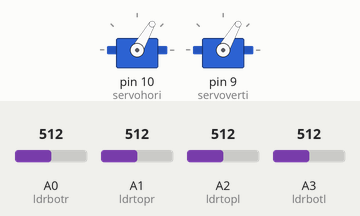
This sketch was run on a simulated Arduino Uno, built with avr-gcc and run on an emulated ATmega328P. Parts: 2 × servo. The inputs (shaded band) are chosen by the test bench; at power-on: A0 (ldrbotr) = 512, A3 (ldrbotl) = 512, A2 (ldrtopl) = 512, A1 (ldrtopr) = 512.

Above: at 1.7 s.
1.8 s: A0 (ldrbotr) set to 716
At 2.45 s:
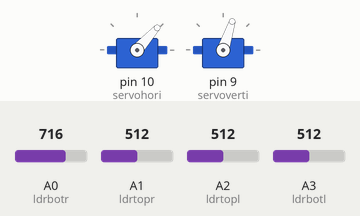
4.8 s: A3 (ldrbotl) set to 716
At 4.96 s:
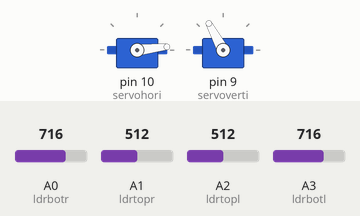
7.8 s: A2 (ldrtopl) set to 716
At 7.96 s:
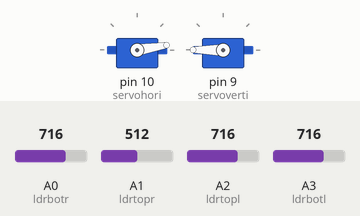
10.8 s: A1 (ldrtopr) set to 992
At 10.96 s:
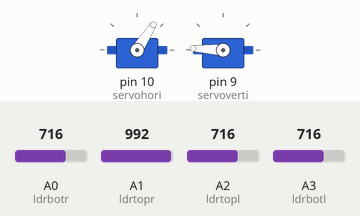
13.8 s: A0 (ldrbotr) set to 992
At 14.5 s:
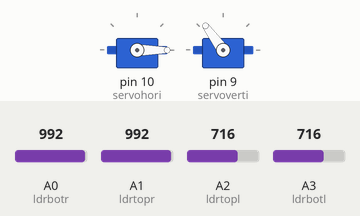
16.8 s: A2 (ldrtopl) set to 992
At 18.29 s:
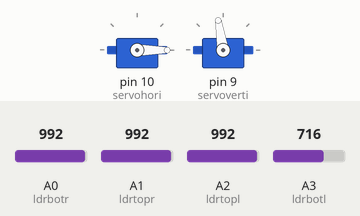
Timing chart, 0 to 23.1 s (numbered marks = the images above; inputs shaded):
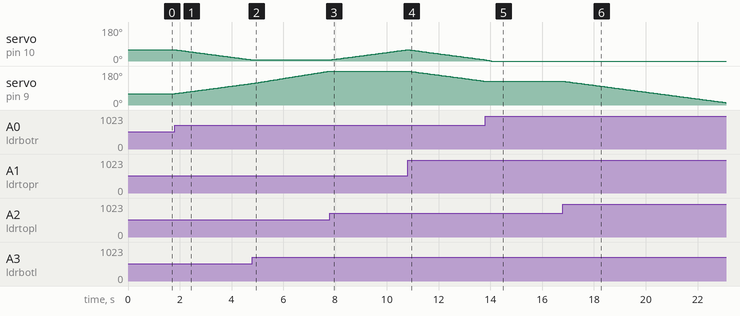

Measured:
- after the input at 1.8 s, servo on pin 10 (servohori): moves from 60° to 6° over 2.9 s, starting at once; servo on pin 9 (servoverti): moves from 60° to 114° over 2.9 s, starting at once
- after the input at 4.8 s, servo on pin 10 (servohori): stays 6° (without the input it goes to 5° after 0.03 s)
- after the input at 7.8 s, servo on pin 10 (servohori): moves from 6° to 60° over 2.9 s, starting at once
- after the input at 10.8 s, servo on pin 9 (servoverti): moves from 180° to 126° over 2.9 s, starting at once
- after the input at 13.8 s, servo on pin 9 (servoverti): stays 126° (without the input it goes to 125° after 0.03 s)
- after the input at 16.8 s, servo on pin 9 (servoverti): moves from 126° to 13° over 6.2 s, starting at once

The sketch:

solarTrackerArduino.ino
```cpp
//*Passion project created by Haider Ali*//

#include <Servo.h>
Servo servohori;
int servoh = 0;
int servohLimitHigh = 160;
int servohLimitLow = 60;

Servo servoverti;
int servov = 0;
int servovLimitHigh = 160;
int servovLimitLow = 60;
//Pin fotoresistenze
int ldrtopl = 2; //top left
int ldrtopr = 1; //top right
int ldrbotl = 3; // bottom left
int ldrbotr = 0; // bottom right

 void setup ()
 {
  servohori.attach(10);
  servohori.write(60);
  servoverti.attach(9);
  servoverti.write(60);
  Serial.begin(9600);
  delay(500);

 }

void loop()
{
  servoh = servohori.read();
  servov = servoverti.read();


  int topl = analogRead(ldrtopl);
  int topr = analogRead(ldrtopr);
  int botl = analogRead(ldrbotl);
  int botr = analogRead(ldrbotr);

  int avgtop = (topl + topr) ; //average of top
  int avgbot = (botl + botr) ; //average of bottom
  int avgleft = (topl + botl) ; //average of left
  int avgright = (topr + botr) ; //average of right

  if (avgtop < avgbot)
  {
    servoverti.write(servov +1);
    if (servov > servovLimitHigh)
     {
      servov = servovLimitHigh;
     }
    delay(15);
  }
  else if (avgbot < avgtop)
  {
    servoverti.write(servov -1);
    if (servov < servovLimitLow)
  {
    servov = servovLimitLow;
  }
    delay(15);
  }
  else
  {
    servoverti.write(servov);
  }

  if (avgleft > avgright)
  {
    servohori.write(servoh +1);
    if (servoh > servohLimitHigh)
    {
    servoh = servohLimitHigh;
    }
    delay(10);
  }
  else if (avgright > avgleft)
  {
    servohori.write(servoh -1);
    if (servoh < servohLimitLow)
     {
     servoh = servohLimitLow;
     }
    delay(10);
  }
  else
  {
    servohori.write(servoh);
  }
  delay(30);
}
```
